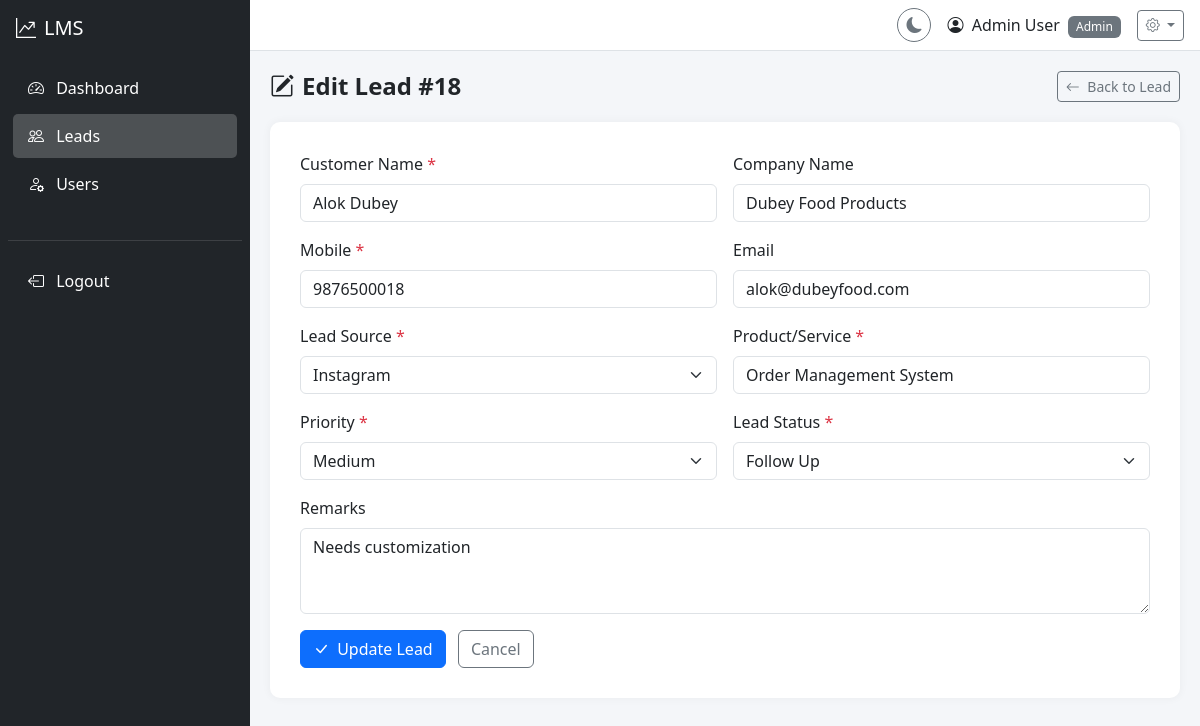
The app's page /admin/leads/edit.php?id=18 (signed in) with its own data.
### tables this page shows
CREATE TABLE `leads` (
    `id` INT UNSIGNED NOT NULL AUTO_INCREMENT,
    `customer_name` VARCHAR(150) NOT NULL,
    `company_name` VARCHAR(150) DEFAULT NULL,
    `mobile` VARCHAR(20) NOT NULL,
    `email` VARCHAR(150) DEFAULT NULL,
    `lead_source` VARCHAR(50) NOT NULL,
    `product_service` VARCHAR(255) NOT NULL,
    `priority` ENUM('Low','Medium','High','Urgent') NOT NULL DEFAULT 'Medium',
    `assigned_user_id` INT UNSIGNED DEFAULT NULL,
    `lead_status` ENUM('New','Contacted','Follow Up','Interested','Converted','Not Interested','Lost') NOT NULL DEFAULT 'New',
    `remarks` TEXT DEFAULT NULL,
    `created_by` INT UNSIGNED NOT NULL,
    `created_at` DATETIME NOT NULL DEFAULT CURRENT_TIMESTAMP,
    `updated_at` DATETIME NOT NULL DEFAULT CURRENT_TIMESTAMP ON UPDATE CURRENT_TIMESTAMP,
    `deleted_at` DATETIME DEFAULT NULL,
    PRIMARY KEY (`id`),
    KEY `idx_leads_assigned_user` (`assigned_user_id`),
    KEY `idx_leads_created_by` (`created_by`),
    KEY `idx_leads_status` (`lead_status`),
    KEY `idx_leads_source` (`lead_source`),
    KEY `idx_leads_priority` (`priority`),
    KEY `idx_leads_created_at` (`created_at`),
    KEY `idx_leads_email` (`email`),
    KEY `idx_leads_mobile` (`mobile`),
    KEY `idx_leads_deleted_at` (`deleted_at`),
    CONSTRAINT `fk_leads_assigned_user` FOREIGN KEY (`assigned_user_id`) REFERENCES `users` (`id`) ON DELETE SET NULL,
    CONSTRAINT `fk_leads_created_by` FOREIGN KEY (`created_by`) REFERENCES `users` (`id`) ON DELETE CASCADE
);

### includes/functions.php (called while the page is built, shortened)
<?php
function escape($input) {
    return htmlspecialchars($input, ENT_QUOTES, 'UTF-8');
}
function getLeadSources() {
    return ['Website', 'Referral', 'Facebook', 'Instagram', 'Google', 'LinkedIn', 'Advertisement', 'Cold Call', 'Other'];
}
function getLeadStatuses() {
    return ['New', 'Contacted', 'Follow Up', 'Interested', 'Converted', 'Not Interested', 'Lost'];
}
function getPriorities() {
    return ['Low', 'Medium', 'High', 'Urgent'];
}

### admin/leads/edit.php (the view, shortened to what this page needs)
<?php
$db = getDBConnection();
$leadId = intval($_GET['id'] ?? 0);
$stmt = $db->prepare("SELECT * FROM leads WHERE id = ? AND deleted_at IS NULL");
$stmt->execute([$leadId]);
$lead = $stmt->fetch();
$old = $old ?: $lead;
require_once __DIR__ . '/../../includes/header.php';
require_once __DIR__ . '/../../includes/sidebar.php';
?>
<div class="content-wrapper">
    <?php require_once __DIR__ . '/../../includes/navbar.php'; ?>
    <div class="content">
        <div class="page-header">
            <h4><i class="bi bi-pencil-square me-2"></i>Edit Lead #<?= $leadId ?></h4>
            <a href="/LeadManagement/admin/leads/view.php?id=<?= $leadId ?>" class="btn btn-outline-secondary btn-sm">
                <i class="bi bi-arrow-left me-1"></i> Back to Lead
            </a>
        </div>
        <div class="form-container">
            <form method="POST" action="">
                <div class="row g-3">
                    <div class="col-md-6">
                        <label for="customer_name" class="form-label">Customer Name <span class="text-danger">*</span></label>
                        <input type="text" class="form-control" id="customer_name" name="customer_name" value="<?= escape($old['customer_name'] ?? '') ?>" required>
                    </div>
                    <div class="col-md-6">
                        <label for="company_name" class="form-label">Company Name</label>
                        <input type="text" class="form-control" id="company_name" name="company_name" value="<?= escape($old['company_name'] ?? '') ?>">
                    </div>
                    <div class="col-md-6">
                        <label for="mobile" class="form-label">Mobile <span class="text-danger">*</span></label>
                        <input type="text" class="form-control" id="mobile" name="mobile" value="<?= escape($old['mobile'] ?? '') ?>" required>
                    </div>
                    <div class="col-md-6">
                        <label for="email" class="form-label">Email</label>
                        <input type="email" class="form-control" id="email" name="email" value="<?= escape($old['email'] ?? '') ?>">
                    </div>
                    <div class="col-md-6">
                        <label for="lead_source" class="form-label">Lead Source <span class="text-danger">*</span></label>
                        <select class="form-select" id="lead_source" name="lead_source" required>
                            <?php foreach (getLeadSources() as $source): ?>
                            <option value="<?= $source ?>" <?= ($old['lead_source'] ?? '') === $source ? 'selected' : '' ?>><?= $source ?></option>
                            <?php endforeach; ?>
                        </select>
                    </div>
                    <div class="col-md-6">
                        <label for="product_service" class="form-label">Product/Service <span class="text-danger">*</span></label>
                        <input type="text" class="form-control" id="product_service" name="product_service" value="<?= escape($old['product_service'] ?? '') ?>" required>
                    </div>
                    <div class="col-md-6">
                        <label for="priority" class="form-label">Priority <span class="text-danger">*</span></label>
                        <select class="form-select" id="priority" name="priority" required>
                            <?php foreach (getPriorities() as $p): ?>
                            <option value="<?= $p ?>" <?= ($old['priority'] ?? '') === $p ? 'selected' : '' ?>><?= $p ?></option>
                            <?php endforeach; ?>
                        </select>
                    </div>
                    <div class="col-md-6">
                        <label for="lead_status" class="form-label">Lead Status <span class="text-danger">*</span></label>
                        <select class="form-select" id="lead_status" name="lead_status" required>
                            <?php foreach (getLeadStatuses() as $s): ?>
                            <option value="<?= $s ?>" <?= ($old['lead_status'] ?? '') === $s ? 'selected' : '' ?>><?= $s ?></option>
                            <?php endforeach; ?>
                        </select>
                    </div>
                    <div class="col-12">
                        <label for="remarks" class="form-label">Remarks</label>
                        <textarea class="form-control" id="remarks" name="remarks" rows="3"><?= escape($old['remarks'] ?? '') ?></textarea>
                    </div>
                    <div class="col-12">
                        <button type="submit" class="btn btn-primary"><i class="bi bi-check-lg me-1"></i> Update Lead</button>
                        <a href="/LeadManagement/admin/leads/view.php?id=<?= $leadId ?>" class="btn btn-outline-secondary ms-2">Cancel</a>
                    </div>
                </div>
            </form>
        </div>
    </div>
</div>
<?php require_once __DIR__ . '/../../includes/footer.php'; ?>

### assets/css/style.css (style rules this page uses)
* { margin: 0; padding: 0; box-sizing: border-box; }
body { font-family: 'Segoe UI', Tahoma, Geneva, Verdana, sans-serif; background-color: #f4f6f9; overflow-x: hidden; transition: background-color 0.3s, color 0.3s; }
.content-wrapper { margin-left: 250px; width: calc(100% - 250px); min-height: 100vh; transition: all 0.3s; }
.content { padding: 20px; }
.form-container { background: white; border-radius: 10px; padding: 30px; box-shadow: 0 0 10px rgba(0, 0, 0, 0.05); }
.page-header { display: flex; justify-content: space-between; align-items: center; margin-bottom: 20px; flex-wrap: wrap; gap: 10px; }
.page-header h4 { margin: 0; font-weight: 600; }

### records on screen
leads: customer_name "Alok Dubey", company_name "Dubey Food Products", mobile "9876500018", email "alok@dubeyfood.com", lead_source "Instagram", product_service "Order Management System", priority "Medium", lead_status "Follow Up", remarks "Needs customization"

### other values on screen
$_SESSION['user_name'] "Admin User"
$_SESSION['user_role'] "Admin"
$leadId "18"
